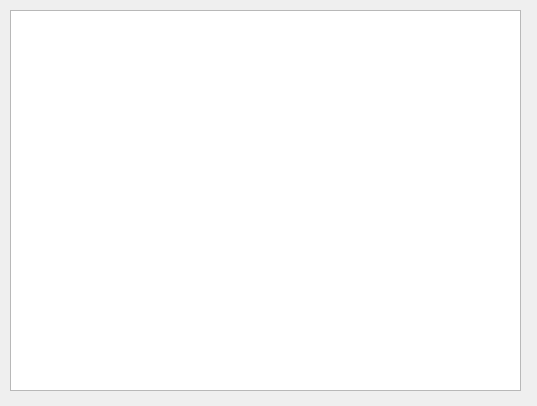
<?xml version="1.0" encoding="UTF-8"?>
<ui version="4.0">
 <class>WindowBuyer</class>
 <widget class="QDialog" name="WindowBuyer">
  <property name="geometry">
   <rect>
    <x>0</x>
    <y>0</y>
    <width>537</width>
    <height>406</height>
   </rect>
  </property>
  <property name="windowTitle">
   <string>Dialog</string>
  </property>
  <widget class="QTableWidget" name="tableWidget">
   <property name="geometry">
    <rect>
     <x>10</x>
     <y>10</y>
     <width>511</width>
     <height>381</height>
    </rect>
   </property>
  </widget>
 </widget>
 <resources/>
 <connections/>
</ui>
